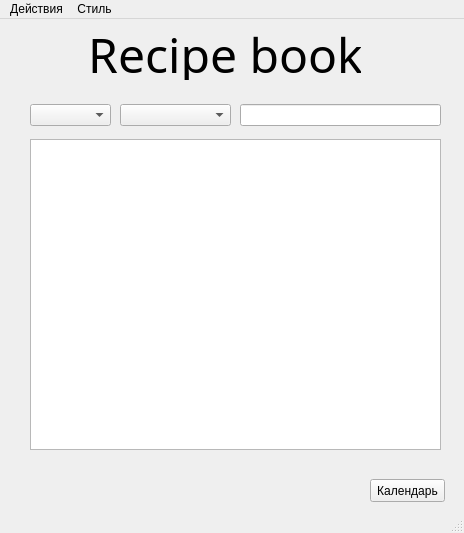
<?xml version="1.0" encoding="UTF-8"?>
<ui version="4.0">
 <class>MainWindow</class>
 <widget class="QMainWindow" name="MainWindow">
  <property name="geometry">
   <rect>
    <x>0</x>
    <y>0</y>
    <width>464</width>
    <height>533</height>
   </rect>
  </property>
  <property name="windowTitle">
   <string>Книга рецептов</string>
  </property>
  <property name="windowIcon">
   <iconset>
    <normaloff>icons/receipt_book.png</normaloff>icons/receipt_book.png</iconset>
  </property>
  <property name="styleSheet">
   <string notr="true"/>
  </property>
  <widget class="QWidget" name="centralwidget">
   <widget class="QLineEdit" name="sort">
    <property name="geometry">
     <rect>
      <x>240</x>
      <y>85</y>
      <width>201</width>
      <height>22</height>
     </rect>
    </property>
   </widget>
   <widget class="QComboBox" name="comboBox">
    <property name="geometry">
     <rect>
      <x>120</x>
      <y>85</y>
      <width>111</width>
      <height>22</height>
     </rect>
    </property>
   </widget>
   <widget class="QTableWidget" name="tableWidget">
    <property name="geometry">
     <rect>
      <x>30</x>
      <y>120</y>
      <width>411</width>
      <height>311</height>
     </rect>
    </property>
   </widget>
   <widget class="QComboBox" name="marks">
    <property name="geometry">
     <rect>
      <x>30</x>
      <y>85</y>
      <width>81</width>
      <height>22</height>
     </rect>
    </property>
   </widget>
   <widget class="QListWidget" name="listWidget">
    <property name="geometry">
     <rect>
      <x>30</x>
      <y>120</y>
      <width>411</width>
      <height>311</height>
     </rect>
    </property>
   </widget>
   <widget class="QPushButton" name="pushButton">
    <property name="geometry">
     <rect>
      <x>370</x>
      <y>460</y>
      <width>75</width>
      <height>23</height>
     </rect>
    </property>
    <property name="text">
     <string>Календарь</string>
    </property>
   </widget>
   <widget class="QLabel" name="label">
    <property name="geometry">
     <rect>
      <x>90</x>
      <y>10</y>
      <width>271</width>
      <height>51</height>
     </rect>
    </property>
    <property name="font">
     <font>
      <family>Curvos</family>
      <pointsize>36</pointsize>
      <weight>50</weight>
      <bold>false</bold>
     </font>
    </property>
    <property name="text">
     <string>Recipe book</string>
    </property>
    <property name="alignment">
     <set>Qt::AlignCenter</set>
    </property>
   </widget>
  </widget>
  <widget class="QMenuBar" name="menubar">
   <property name="geometry">
    <rect>
     <x>0</x>
     <y>0</y>
     <width>464</width>
     <height>21</height>
    </rect>
   </property>
   <widget class="QMenu" name="menu">
    <property name="title">
     <string>Действия</string>
    </property>
    <addaction name="action"/>
    <addaction name="action_3"/>
    <addaction name="action_2"/>
    <addaction name="separator"/>
    <addaction name="action_4"/>
   </widget>
   <widget class="QMenu" name="menu_2">
    <property name="title">
     <string>Стиль</string>
    </property>
    <widget class="QMenu" name="menu_3">
     <property name="title">
      <string>Фон</string>
     </property>
     <addaction name="action_7"/>
     <addaction name="action_8"/>
    </widget>
    <addaction name="menu_3"/>
    <addaction name="action_6"/>
   </widget>
   <addaction name="menu"/>
   <addaction name="menu_2"/>
  </widget>
  <widget class="QStatusBar" name="statusbar"/>
  <action name="action">
   <property name="text">
    <string>Добавить рецепт</string>
   </property>
  </action>
  <action name="action_2">
   <property name="text">
    <string>Удалить рецепт</string>
   </property>
  </action>
  <action name="action_3">
   <property name="text">
    <string>Редактировать рецепт</string>
   </property>
  </action>
  <action name="action_4">
   <property name="text">
    <string>Составить меню на день</string>
   </property>
  </action>
  <action name="action_6">
   <property name="text">
    <string>Заголовок</string>
   </property>
  </action>
  <action name="action_7">
   <property name="text">
    <string>Залить сплошным цветом</string>
   </property>
  </action>
  <action name="action_8">
   <property name="text">
    <string>Добавить свой фон</string>
   </property>
  </action>
 </widget>
 <resources/>
 <connections/>
</ui>
